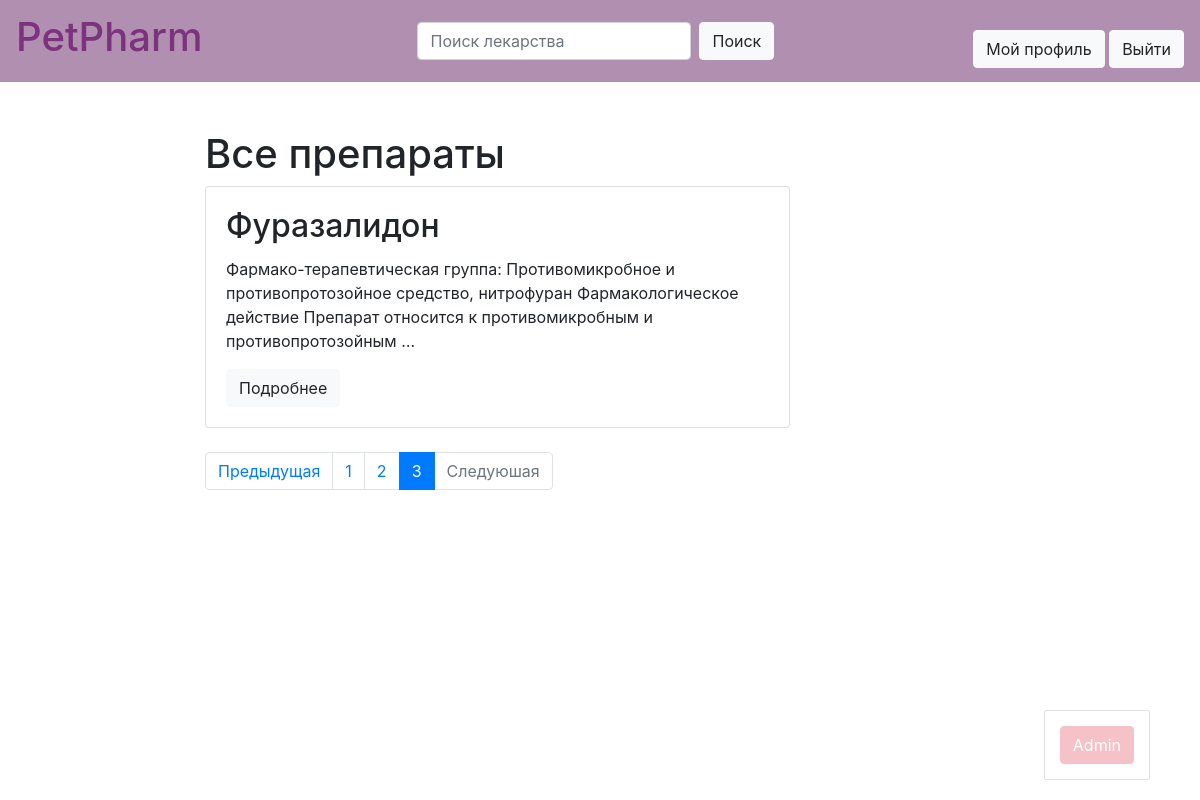
/?page=3 (signed in), run on the app's committed database.
### project/models.py (models this page shows)
class Medicine(models.Model):
    title = models.CharField(max_length=255)
    slug = models.SlugField(max_length=255,
                            unique_for_date='publish')
    SUPPLIED_TYPE = [
        ('Не указано', 'Не указано'),
        ('Таблетки', 'Таблетки'),
        ('Порошок', 'Порошок'),
        ('Капсулы', 'Капсулы'),
        ('Драже', 'Драже'),
        ('Гранулы', 'Гранулы'),
        ('Мазь', 'Мазь'),
        ('Крем', 'Крем'),
        ('Паста', 'Паста'),
        ('Гель', 'Гель'),
        ('Раствор', 'Раствор'),
        ('Суспензия', 'Суспензия'),
        ('Капли', 'Капли'),
        ('Сироп', 'Сироп'),
        ('Аэрозоль', 'Аэрозоль'),
        ('Другое', 'Другое'),
    ]
    SUPPLIED_TYPE = models.CharField(
        max_length=100,
        choices=SUPPLIED_TYPE,
        default='Не указано'
    )
    PHARMACY = [
        ('Нет в наличии', 'Нет в наличии'),
        ('Алибегова ул., д. 13/1', 'Алибегова ул., д. 13/1'),
        ('Воронянского ул., д. 17а', 'Воронянского ул., д. 17а'),
        ('Горецкого ул., д. 2', 'Горецкого ул., д. 2'),
        ('Городецкая ул., д. 30', 'Городецкая ул., д. 30'),
        ('Дзержинского пр-т, д. 119', 'Дзержинского пр-т, д. 119'),
    ]
    PHARMACY = models.CharField(
        max_length=500,
        choices=PHARMACY,
        default='Нет в наличии'
    )
    body = models.TextField()
    publish = models.DateTimeField(default=timezone.now)
    updated = models.DateTimeField(auto_now=True)
    created = models.DateTimeField(auto_now_add=True)
    def get_absolute_url(self):
        return reverse('project:detailed_medicine',
                       args=[self.publish.year,
                             self.publish.month,
                             self.publish.day,
                             self.slug])
    class Meta:
        ordering = ['-updated']

### project/views.py (the view)
# urls.py: path('', all_medicines, name='all_medicines'),
def all_medicines(request):
    search_query = request.GET.get('search', '')
    if search_query:
        medicines = models.Medicine.objects.filter(Q(title__icontains=search_query) | Q(body__icontains=search_query))
    else:
        medicines = models.Medicine.objects.all()
    paginator = Paginator(medicines, 5)
    page_number = request.GET.get('page', 1)
    page = paginator.get_page(page_number)
    is_paginated = page.has_other_pages()
    if page.has_previous():
        prev_url = '?page={}'.format(page.previous_page_number())
    else:
        prev_url = ''
    if page.has_next():
        next_url = '?page={}'.format(page.next_page_number())
    else:
        next_url = ''
    context = {
        'page_object': page,
        'is_paginated': is_paginated,
        'next_url': next_url,
        'prev_url': prev_url,
    }
    return render(request, "medicines/all_medicines.html",
                  context=context)

### project/templates/medicines/all_medicines.html (shortened to what this page needs)
{% extends 'base.html' %}
{% block body %}
    <h1> Все препараты </h1>
    {% for medicine in page_object.object_list %}
        <div class="card">
            <div class="card-body">
                <h2 class="card-title">{{ medicine.title }}</h2>
                <p class="card-text">    {{ medicine.body|truncatewords:15 }}  </p>
                <a href="{{ medicine.get_absolute_url }} " class="btn btn-light"> Подробнее </a><br>
            </div>
        </div>
        <br>
    {% endfor %}
{% endblock %}

### data on the page
Medicine: title "Фуразалидон", body "Фармако-терапевтическая группа: Противомикробное и противопротозойное средство, нитрофуран Фармакологическое действие Препарат относится к противомикробным и противопротозойным …"

### other printed values
{{ n }} "1" "2"
{{ n }} "3"
